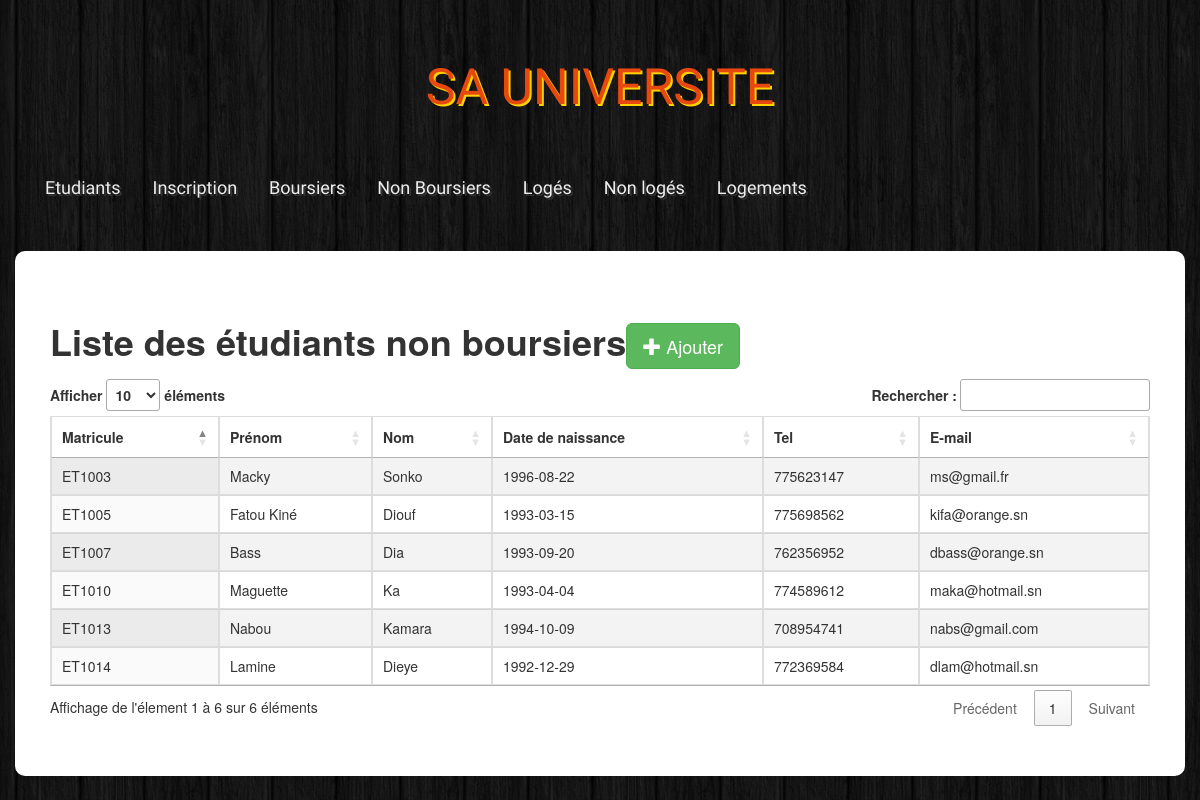
/non_boursier.php, run on the app's committed database.
### tables this page shows
CREATE TABLE `non_boursier` (
  `matricule_etudiant` int(10) unsigned NOT NULL,
  `adresse` varchar(100) NOT NULL,
  PRIMARY KEY (`matricule_etudiant`),
  CONSTRAINT `non_boursier_ibfk_1` FOREIGN KEY (`matricule_etudiant`) REFERENCES `etudiant` (`matricule`) ON DELETE CASCADE ON UPDATE CASCADE
);

CREATE TABLE `etudiant` (
  `matricule` int(11) unsigned NOT NULL AUTO_INCREMENT,
  `nom` varchar(40) DEFAULT NULL,
  `prenom` varchar(40) DEFAULT NULL,
  `email` varchar(100) DEFAULT NULL,
  `tel` int(11) DEFAULT NULL,
  `date_naissance` date DEFAULT NULL,
  PRIMARY KEY (`matricule`),
  UNIQUE KEY `email` (`email`)
);

### class/EtudiantService.php (called while the page is built, shortened)
<?php
    class EtudiantService
    {
        private $_db;
        public function setDb(PDO $db)
        {
            $this->_db = $db;
            return $this;
        }
        public function findNonBoursier()
        {
            $q = $this->_db->query('SELECT matricule_etudiant,prenom,nom,date_naissance,email,tel,adresse
                                    FROM etudiant INNER JOIN non_boursier
                                    ON etudiant.matricule = non_boursier.matricule_etudiant
                                    WHERE NOT EXISTS (select * FROM boursier WHERE boursier.matricule_etudiant = etudiant.matricule)');
           $etudiants = [];
           while($donnees = $q->fetch(PDO::FETCH_ASSOC))
           {
               $etudiants[] = $donnees;
           }
           return $etudiants;
        }
    }
?>

### non_boursier.php (the view, shortened to what this page needs)
<?php require 'menu.php';?>
            <div class="container admin">
            <div class="row">
                <h1><strong>Liste des étudiants non boursiers</strong><a href="insert.php" class="btn btn-success btn-lg"><span class="glyphicon glyphicon-plus"></span> Ajouter</a></h1>
                <table class="table table-striped table-bordered display" id="table">
                  <thead>
                    <tr>
                      <th>Matricule</th>
                      <th>Prénom</th>
                      <th>Nom</th>
                      <th>Date de naissance</th>
                      <th>Tel</th>
                      <th>E-mail</th>
                    </tr>
                  </thead>
                  <tbody>
                    <?php
                      $db = Database::connect('universite');
                      $item = new EtudiantService($db);
                      foreach($item->findNonBoursier() as $val)
                      {
                        echo '<tr>';
                        echo '<td>'."ET". $val['matricule_etudiant'].'</td>';
                        echo '<td>'. $val['prenom'].'</td>';
                        echo '<td>'. $val['nom'].'</td>';
                        echo '<td>'. $val['date_naissance'].'</td>';
                        echo '<td>'. $val['tel'].'</td>';
                        echo '<td>'. $val['email'].'</td>';
                        echo '</tr>';
                      }
                    ?>
                  </tbody>
                </table>
            </div>
        </div>
    </body>
</html>

### css/styles.css (style rules this page uses)
body { background: url(../images/bg.png); }
.admin { background: #fff; padding: 50px; border-radius: 10px; }

### data on the page
non_boursier: matricule_etudiant "1003", matricule_etudiant.prenom "Macky", matricule_etudiant.nom "Sonko", matricule_etudiant.date_naissance "1996-08-22", matricule_etudiant.tel "775623147", matricule_etudiant.email "ms@gmail.fr"
non_boursier: matricule_etudiant "1005", matricule_etudiant.prenom "Fatou Kiné", matricule_etudiant.nom "Diouf", matricule_etudiant.date_naissance "1993-03-15", matricule_etudiant.tel "775698562", matricule_etudiant.email "kifa@orange.sn"
non_boursier: matricule_etudiant "1007", matricule_etudiant.prenom "Bass", matricule_etudiant.nom "Dia", matricule_etudiant.date_naissance "1993-09-20", matricule_etudiant.tel "762356952", matricule_etudiant.email "dbass@orange.sn"
non_boursier: matricule_etudiant "1010", matricule_etudiant.prenom "Maguette", matricule_etudiant.nom "Ka", matricule_etudiant.date_naissance "1993-04-04", matricule_etudiant.tel "774589612", matricule_etudiant.email "maka@hotmail.sn"
non_boursier: matricule_etudiant "1013", matricule_etudiant.prenom "Nabou", matricule_etudiant.nom "Kamara", matricule_etudiant.date_naissance "1994-10-09", matricule_etudiant.tel "708954741", matricule_etudiant.email "nabs@gmail.com"
non_boursier: matricule_etudiant "1014", matricule_etudiant.prenom "Lamine", matricule_etudiant.nom "Dieye", matricule_etudiant.date_naissance "1992-12-29", matricule_etudiant.tel "772369584", matricule_etudiant.email "dlam@hotmail.sn"
